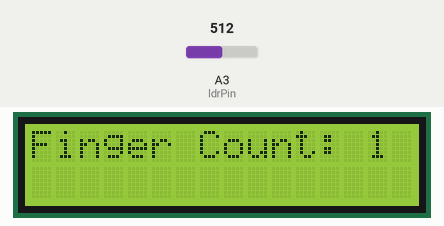
Recording of a sketch running on a simulated Arduino Uno, built with avr-gcc and run on an emulated ATmega328P. Shown: 16×2 character LCD. The inputs (shaded band) are chosen by the test bench; at power-on: A3 (ldrPin) = 512. What the sketch prints to the serial monitor is not drawn. At 5.1 s the program stops and its outputs stay as they are.

Above: at 0.1 s.
At 5.1 s:
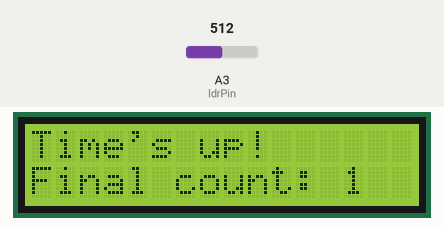

The sketch:

Q18.ino
```cpp
#include <LiquidCrystal.h>

// Initialize the LCD library with the numbers of the interface pins
LiquidCrystal lcd(2,3,4,8,12,13);

const int ldrPin = A3;  // LDR connected to analog pin A0
const int threshold = 700;  // Adjust this value based on your LDR and lighting conditions
const long duration = 5000;  // 5 seconds in milliseconds

int count = 0;
bool fingerDetected = false;
unsigned long startTime;

void setup() {
  lcd.begin(16, 2);  // Set up the LCD's number of columns and rows
  lcd.print("Finger Count: 0");
  startTime = millis();
  Serial.begin(9600);
}

void loop() {

  int ldrValue = analogRead(ldrPin);
   Serial.print(ldrValue);
   Serial.print("\n");
   Serial.print("count :");
    Serial.print(count);
    Serial.print("\n");
  if (ldrValue < threshold && !fingerDetected) {
    fingerDetected = true;
    count++;
    lcd.setCursor(14, 0);
    lcd.print(count);

  } else if (ldrValue >= threshold) {
    fingerDetected = false;
  }

  if (millis() - startTime >= duration) {
    lcd.clear();
    lcd.print("Time's up!");
    lcd.setCursor(0, 1);
    lcd.print("Final count: ");
    lcd.print(count);
    while(1);  // Stop the program
  }
}
```
